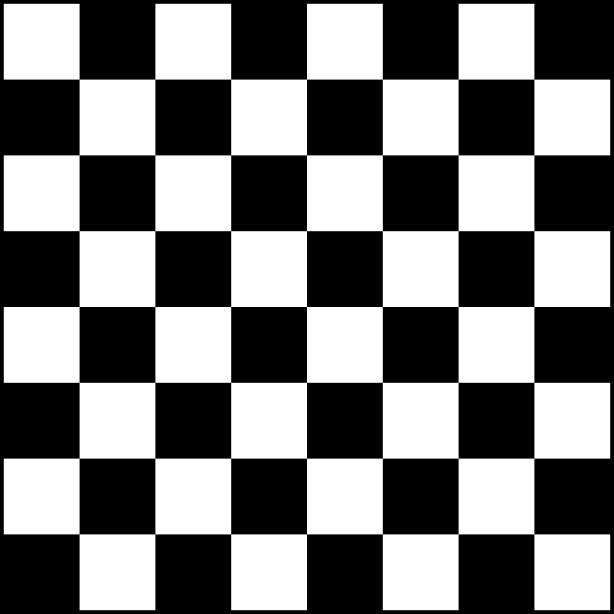
#> input picture 2022-11-10/Chessboard.png, 614 x 614 px
$ jupyter execute --allow-errors chap15.ipynb
#> lines starting #> are read from the running program, lines starting #| are printed output that depends on the picture; after the words box and inside, x2 and y2 are one past the last pixel; in counts of white or black regions, pixels touching at a corner belong together
[cell 1]
import cv2
import numpy as np
from matplotlib import pyplot as plt

Harris Corner Detection

[cell 2]
filename = 'Chessboard.png'
img = cv2.imread(filename)
#> img is the input picture: shape (614, 614, 3); min 0, max 255, mean 124.4
gray = cv2.cvtColor(img,cv2.COLOR_BGR2GRAY)

gray = np.float32(gray)
dst = cv2.cornerHarris(gray,2,3,0.04)
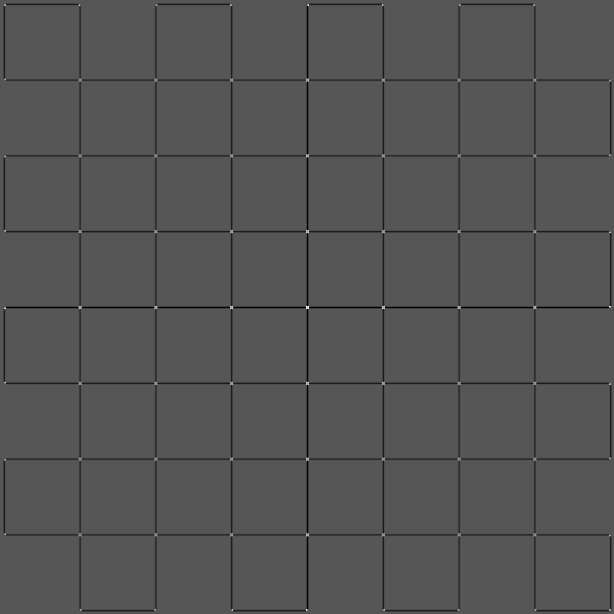
#> dst: shape (614, 614) float32; min -169130016, max 330332096, mean -3955325.5; drawn with min black and max white

#result is dilated for marking the corners, not important
dst = cv2.dilate(dst,None)
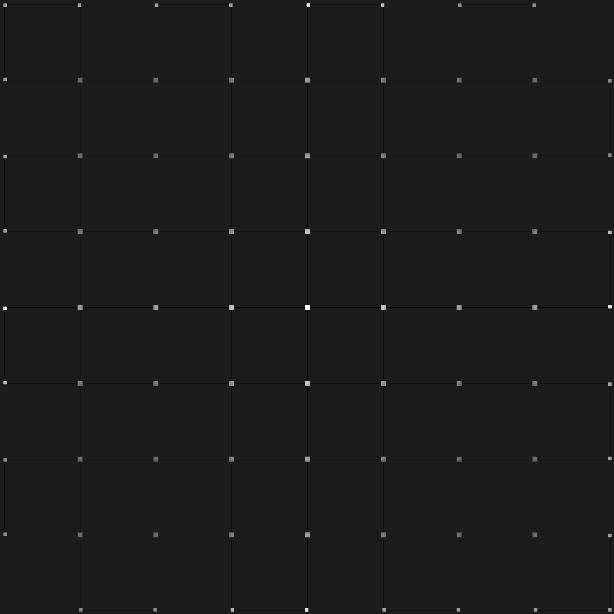
#> dst: shape (614, 614) float32; min -42282504, max 330332096, mean 319364.4; drawn with min black and max white

# Threshold for an optimal value, it may vary depending on the image.
img[dst>0.01*dst.max()]=[0,0,255]
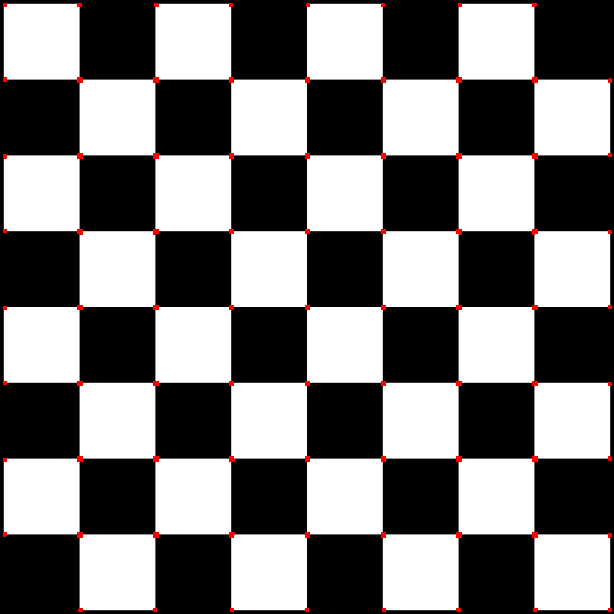
#> img: shape (614, 614, 3); 0.55% of pixels changed, all inside (x1, y1, x2, y2) = (3, 3, 612, 612)

cv2.imshow('dst',img)
if cv2.waitKey(0) & 0xff == 27:
#> (key Esc is pressed here)
    cv2.destroyAllWindows()

[cell 3]
filename = '10.jpeg'
img = cv2.imread(filename)
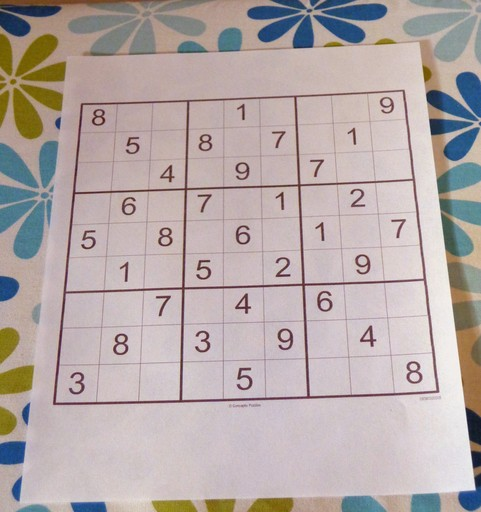
#> input picture 2022-11-10/10.jpeg, 481 x 512 px
#> img is the input picture: shape (512, 481, 3); mean B, G, R 168.2, 169.5, 181.2
gray = cv2.cvtColor(img,cv2.COLOR_BGR2GRAY)
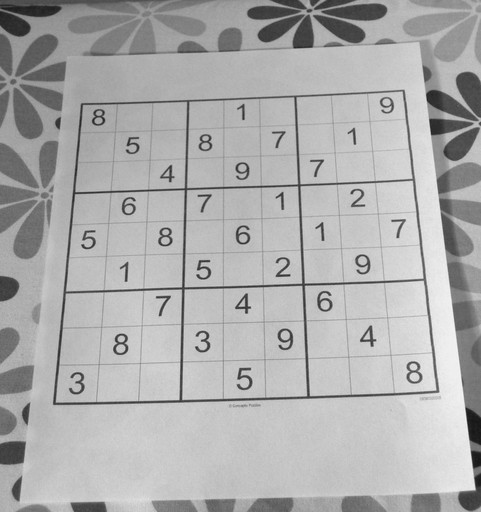
#> gray: shape (512, 481); min 22, max 247, mean 172.9

gray = np.float32(gray)
dst = cv2.cornerHarris(gray,2,3,0.04)
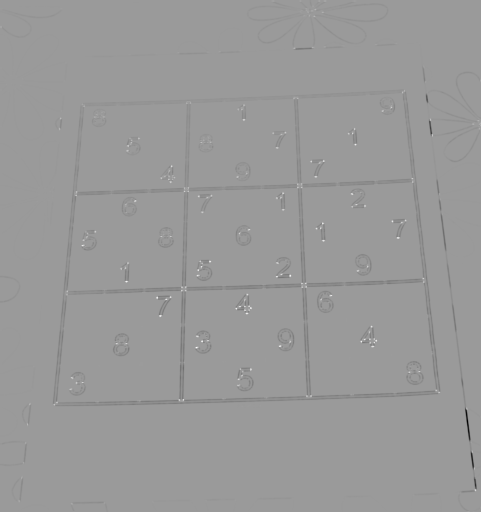
#> dst: shape (512, 481) float32; min -41399216, max 27030456, mean -234949.5; drawn with min black and max white

def nothing(x):
    pass

cv2.namedWindow('image')
cv2.createTrackbar('threshold', 'image', 10, 1000, nothing)

while(1):
    k = cv2.waitKey(1) & 0xFF
#> (key Esc is pressed here)
    if k == 27:
        break
    threshold = cv2.getTrackbarPos('threshold', 'image')
    if(threshold <= 1):
        threshold=1
    img = cv2.imread(filename)
    img[dst>1./threshold*dst.max()]=[0,0,255]
    cv2.imshow('image',img)
cv2.destroyAllWindows()
